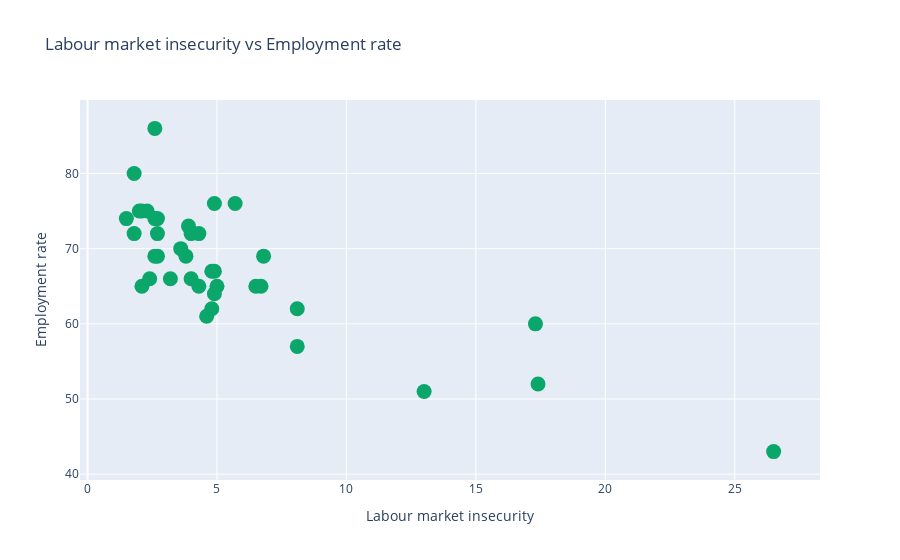

Notebook source saved alongside this figure:
### Code cell
iplot(go.Figure(data = data, layout = layout))

### Figure 1 — Plotly figure (JSON) as saved in the notebook; plotly's stock layout.template omitted (floating-point values rounded to 4 significant figures)
{"data": [{"marker": {"color": "rgb(10, 166, 106)", "size": 15}, "mode": "markers", "text": ["Australia", "Austria", "Belgium", "Canada", "Chile", "Czech Republic", "Denmark", "Estonia", "Finland", "France", "Germany", "Greece", "Hungary", "Iceland", "Ireland", "Israel", "Italy", "Japan", "South Korea", "Latvia", "Luxembourg", "Mexico", "Netherlands", "New Zealand", "Norway", "Poland", "Portugal", "Slovak Republic", "Slovenia", "Spain", "Sweden", "Switzerland", "Turkey", "United Kingdom", "USA", "OECD - Total", "Brazil", "Russia", "South Africa"], "type": "scatter", "x": [4.3, 2.7, 4.8, 3.9, 8.1, 1.8, 2.3, 4, 2.7, 5, 2, 17.4, 4.8, 2.6, 2.1, 2.6, 8.1, 1.5, 2.4, 6.8, 3.2, 4.6, 2.1, 4.9, 2.7, 4.3, 6.5, 6.7, 4, 17.3, 5.7, 1.8, 13, 2.6, 3.8, 4.9, 4.9, 3.6, 26.5], "y": [72, 72, 62, 73, 62, 72, 75, 72, 69, 65, 75, 52, 67, 86, 65, 69, 57, 74, 66, 69, 66, 61, 75, 76, 74, 65, 65, 65, 66, 60, 76, 80, 51, 74, 69, 67, 64, 70, 43]}], "layout": {"hovermode": "closest", "title": {"text": "Labour market insecurity vs Employment rate"}, "xaxis": {"title": {"text": "Labour market insecurity"}}, "yaxis": {"title": {"text": "Employment rate"}}}}
